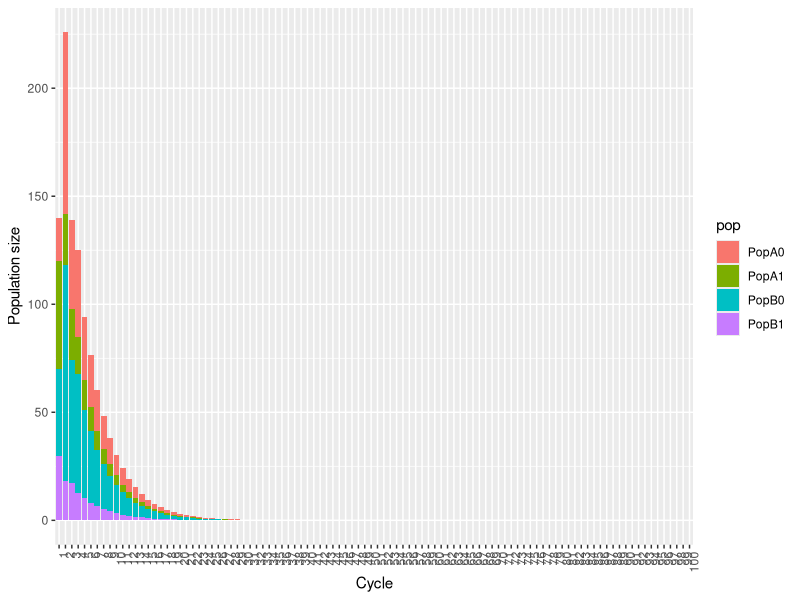
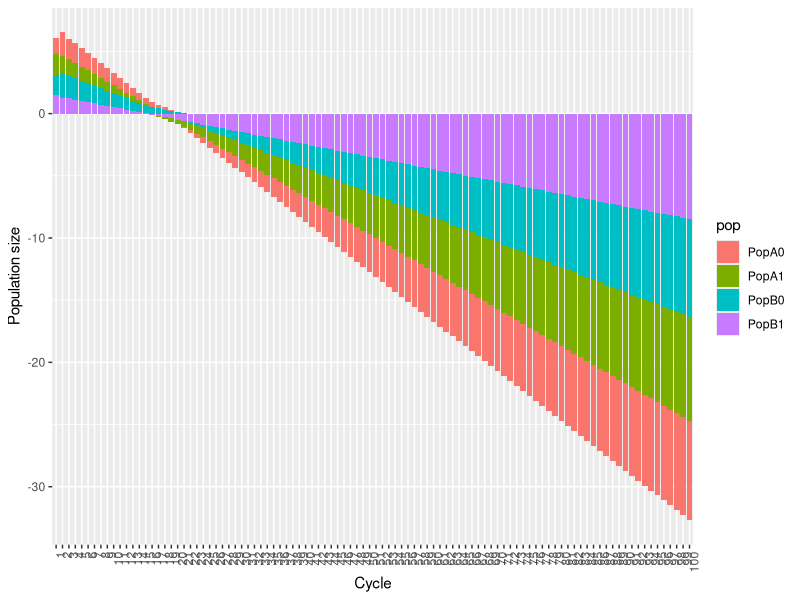

The R source for these figures, in order:
### Practicing Matrix Population Modeling
#### A.K. Teffer

setwd("~/Smith Conservation Fellow/Smith BKT Data/R Smith")

#Load packaages and set directory
library(expm)    
library(ggplot2)
library(dplyr)
library(reshape2)

## Define parameters
p <- 0.5  #pathogen prevalence or likelihood of presence or virulence degree
t <- 10  #temperature

### Fecundity by and between populations (a,b) 
Fa <- 1.5
Fb <- 2.5
Fab <- 0.5
Fba <- 0.3

### Survival by population/stage (0, 1+)
Sa0 <- function(p,t){0.5 + p * -0.1 + t * -.04}
Sa1 <- function(p,t){0.6 + p * -0.1 + t * -.02}
Sb0 <- function(p,t){0.5 + p * -0.1 + t * -.04}
Sb1 <- function(p,t){0.5 + p * -0.1 + t * -.02}

### Movement by population/stage
Mab0 <- function(p,t){0.3 + p * -0.1 + t * -.02}
Mab1 <- function(p,t){0.4 + p * -0.1 + t * -.02}
Mba0 <- function(p,t){0.35 + p * -0.1 + t * -.02}
Mba1 <- function(p,t){0.3 + p * -0.1 + t * -.02}

## Create our matrix
mtx <- function(p,t){
  out <- matrix(
        c(0, Sa0(p,t), 0, Mab0(p,t),
        Fa, Sa1(p,t), Fab, Mab1(p,t),
        0, Mba0(p,t), 0, Sb0(p,t),
        Fba, Mba1(p,t), Fb, Sb1(p,t)),
      nrow=4)
}
mtx1 <- mtx(p,t) #test it
mtx1

## Characterize population attributes (r, stable stage structure)
eigen(mtx1)

### Create empty matrix to store values per year for 100 years
mat <- matrix(, nrow=4, ncol=100)
mat[,1]<-c(20,50,40,30) #initial population structure

### Loop over 100 years
for(i in 2:100){
    mat[,i] <- mtx(p,t) %*% mat[,i-1]
  }

### Plot age distributions in 2 populations over time
pop.100 <- as.data.frame(mat)
rownames(pop.100) <- c("PopA0", "PopA1", "PopB0", "PopB1")
colnames(pop.100) <- c(1:100)

### Add row names and melt into long form to plot
pop.df <- tibble::rownames_to_column(pop.100, "pop")
pop.df2 <- melt(data = pop.df,
                id.vars = "pop")

### Plot population size change over 100 cycles
ggplot(pop.df2, aes(x=variable, y=value, fill=pop)) + 
  geom_bar(stat = "identity") +
  labs(y="Population size", x="Cycle") +
  theme(axis.text.x = element_text(angle = 90, hjust = 1))

### Plot population size change over 100 cycles - log pop size
ggplot(pop.df2, aes(x=variable, y=log10(value), fill=pop)) + 
  geom_bar(stat = "identity") +
  labs(y="Population size", x="Cycle") +
  theme(axis.text.x = element_text(angle = 90, hjust = 1))

## Next - vary the parameter vales along a gradiet and observe how 
## varying magnitude of effects impacts population structure and resilience
# loop over p and t
# e.g., p <- seq(0.2, 0.9, 2.5); for(k in p){...
  
  
